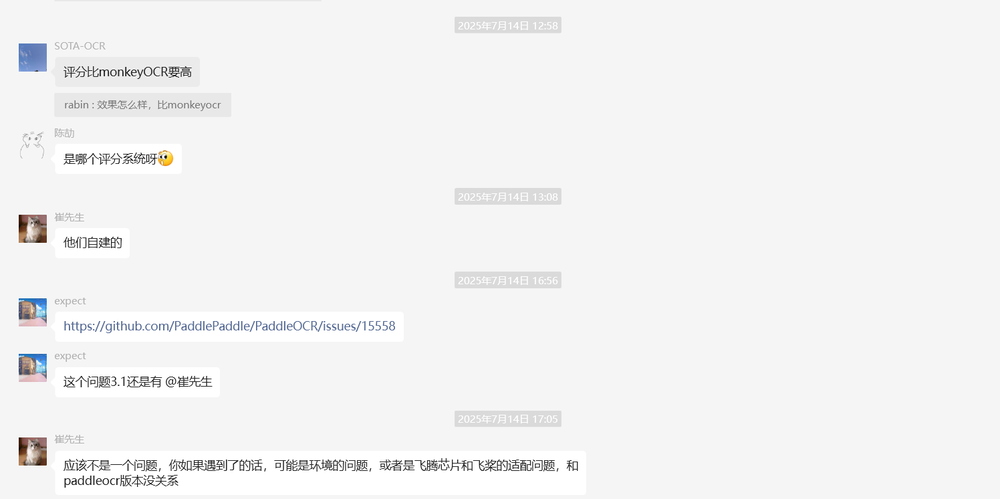
#> input picture touxiang/test_images/images_6.png, 1000 x 499 px, shrunk from 1496 x 746 before the run, found by its file name
$ python 'test copy.py'
#> lines starting #> are read from the running program, lines starting #| are printed output that depends on the picture; after the words box and inside, x2 and y2 are one past the last pixel; in counts of white or black regions, pixels touching at a corner belong together
import cv2
import numpy as np


def preprocess_image(image_path):
    """
    预处理图像：读取、转灰度、模糊、二值化

    Args:
        image_path (str): 图像文件路径

    Returns:
        tuple: (原图, 二值化图像)
    """
    # 读取图像
    if isinstance(image_path, str):
        img = cv2.imread(image_path)
    else:
        img = image_path
    if img is None:
        raise ValueError(f"无法读取图像: {image_path}")

    # 转灰度
    gray = cv2.cvtColor(img, cv2.COLOR_BGR2GRAY)

    # 高斯模糊去噪
    blurred = cv2.GaussianBlur(gray, (5, 5), 0)

    # 二值化（使用 Otsu 自动阈值）
    # _, binary = cv2.threshold(blurred, 0, 255, cv2.THRESH_BINARY + cv2.THRESH_OTSU)
    _, binary = cv2.threshold(blurred, 230, 255, cv2.THRESH_BINARY)


    # 反转颜色（头像通常是深色背景）
    binary = 255 - binary

    return img, binary


def extract_contours_and_rects(binary_img, img):
    """
    提取轮廓并计算外接矩形

    Args:
        binary_img: 二值化图像

    Returns:
        list: 按面积排序的外接矩形列表 [(x, y, w, h), ...]
    """
    # 查找轮廓
    contours, _ = cv2.findContours(binary_img, cv2.RETR_EXTERNAL, cv2.CHAIN_APPROX_SIMPLE)

    # 计算所有轮廓的外接矩形
    rects = []
    for cnt in contours:
        x, y, w, h = cv2.boundingRect(cnt)
        rects.append((x, y, w, h))

    #
    # 按面积从大到小排序
    rects = sorted(rects, key=lambda box: box[2] * box[3], reverse=True)
    # 将这些外接矩形画到原图中（用于调试或可视化）
    # 注意：此处假设原图变量名为 img，如果没有可传参或略作修改
    # 这里只做演示，实际调用时请确保 img 已定义
    # import cv2  # 如果未导入请在文件头部导入
    result_img = img.copy()
    for (x, y, w, h) in rects:
        cv2.rectangle(result_img, (x, y), (x + w, y + h), (0, 255, 0), 2)
    cv2.imwrite("rects_visualization.jpg", result_img)
    pass

    # 找到最左侧的前四个近似正方形的框，并画出来
    if rects:
        # 计算“几乎为正方形”的阈值，这里设为宽高比在0.9~1.1之间
        square_rects = [r for r in rects if 0.9 <= r[2]/r[3] <= 1.1 or 0.9 <= r[3]/r[2] <= 1.1]
        if square_rects:
            # 按x坐标排序，取最左侧的前四个
            leftmost_three = sorted(square_rects, key=lambda r: r[0])[:4]

            # 取面积最大的那个box的x_croped
            max_area_box = max(square_rects, key=lambda r: r[2]*r[3])
            x_croped = max_area_box[0] + max_area_box[2] + 3
            img_square = img.copy()
            for idx, rect in enumerate(leftmost_three):
                x, y, w, h = rect
                # 用不同颜色区分，或者都用红色
                cv2.rectangle(img_square, (x, y), (x + w, y + h), (0, 0, 255), 3)
                print(f"第{idx+1}个最左侧且近似正方形的框: {rect}")
            cv2.imwrite("leftmost_three_square_rects.jpg", img_square)

            print("最左侧的前三个近似正方形的框已画出，保存为 leftmost_three_square_rects.jpg")
        else:
            print("未找到近似正方形的框")
    else:
        print("没有检测到任何外接矩形")


    return rects,x_croped


# [70 lines left out: function extract_contours_and_rects_croped, not called in this run]


def calculate_iou(box1, box2):
    """
    计算两个框的IOU（交并比）

    Args:
        box1, box2: 格式为 (x, y, w, h) 的边界框

    Returns:
        float: IOU值
    """
    x1, y1, w1, h1 = box1
    x2, y2, w2, h2 = box2

    # 计算交集
    xi1 = max(x1, x2)
    yi1 = max(y1, y2)
    xi2 = min(x1 + w1, x2 + w2)
    yi2 = min(y1 + h1, y2 + h2)

    inter_width = max(0, xi2 - xi1)
    inter_height = max(0, yi2 - yi1)
    inter_area = inter_width * inter_height

    # 计算并集
    box1_area = w1 * h1
    box2_area = w2 * h2
    union_area = box1_area + box2_area - inter_area

    if union_area == 0:
        return 0

    return inter_area / union_area


def apply_nms(rects, iou_threshold=0.0):
    """
    应用非最大抑制（NMS）算法去除重叠框

    Args:
        rects: 边界框列表
        iou_threshold: IOU阈值

    Returns:
        list: 经过NMS筛选的边界框列表
    """
    keep_rects = []
    for rect in rects:
        keep = True
        for kept_rect in keep_rects:
            if calculate_iou(rect, kept_rect) > iou_threshold:
                keep = False
                break
        if keep:
            keep_rects.append(rect)

    return keep_rects


def should_merge(box1, box2, distance_threshold):
    """
    判断两个框是否应该合并（基于距离和IOU）

    Args:
        box1, box2: 边界框
        distance_threshold: 距离阈值

    Returns:
        bool: 是否应该合并
    """
    x1, y1, w1, h1 = box1
    x2, y2, w2, h2 = box2

    # 计算两个框中心点之间的距离
    center1_x, center1_y = x1 + w1 // 2, y1 + h1 // 2
    center2_x, center2_y = x2 + w2 // 2, y2 + h2 // 2
    distance = ((center1_x - center2_x) ** 2 + (center1_y - center2_y) ** 2) ** 0.5

    # 如果距离小于阈值或IOU大于0.01，则合并
    return distance < distance_threshold or calculate_iou(box1, box2) > 0.01


def merge_boxes(boxes):
    """
    合并一组框为一个最小外接框

    Args:
        boxes: 边界框列表

    Returns:
        tuple: 合并后的边界框 (x, y, w, h)
    """
    if not boxes:
        return None

    min_x = min(box[0] for box in boxes)
    min_y = min(box[1] for box in boxes)
    max_x = max(box[0] + box[2] for box in boxes)
    max_y = max(box[1] + box[3] for box in boxes)

    return (min_x, min_y, max_x - min_x, max_y - min_y)


def merge_nearby_boxes(rects, merge_threshold):
    """
    合并相邻的边界框

    Args:
        rects: 边界框列表
        merge_threshold: 合并距离阈值

    Returns:
        list: 合并后的边界框列表
    """
    merged_rects = []
    used = [False] * len(rects)

    for i in range(len(rects)):
        if used[i]:
            continue

        # 找到所有需要与当前框合并的框
        group = [rects[i]]
        used[i] = True

        for j in range(i + 1, len(rects)):
            if used[j]:
                continue

            # 检查是否与组中任何一个框相邻
            should_add = False
            for box_in_group in group:
                if should_merge(box_in_group, rects[j], merge_threshold):
                    should_add = True
                    break

            if should_add:
                group.append(rects[j])
                used[j] = True

        # 合并这一组框
        merged_box = merge_boxes(group)
        if merged_box:
            merged_rects.append(merged_box)

    return merged_rects


def calculate_merge_threshold(rects):
    """
    根据最大框计算合并阈值

    Args:
        rects: 边界框列表

    Returns:
        int: 合并阈值
    """
    if rects:
        max_box = rects[0]  # 面积最大的框
        max_dim = max(max_box[2], max_box[3])  # 最长边
        merge_threshold = max_dim
        print(f"合并阈值: {merge_threshold}像素（面积最大框的最长边）")
        return merge_threshold
    else:
        print("未找到框，使用默认合并阈值: 20像素")
        return 20


def draw_rectangles(img, rects, color=(0, 255, 0), thickness=2):
    """
    在图像上绘制矩形框

    Args:
        img: 输入图像
        rects: 边界框列表
        color: 矩形颜色 (B, G, R)
        thickness: 线条粗细

    Returns:
        np.ndarray: 绘制了矩形的图像副本
    """
    result_img = img.copy()
    for (x, y, w, h) in rects:
        cv2.rectangle(result_img, (x, y), (x + w, y + h), color, thickness)
    return result_img


def main():
    """主函数：执行完整的头像检测流程"""
    try:
        # 图像预处理
        img, binary = preprocess_image("test_images\images_6.png")
#> in preprocess_image, img is the input picture: shape (499, 1000, 3); mean B, G, R 242.6, 242.5, 242.5
#> in preprocess_image, `_, binary = cv2.threshold(blurred, 230, 255, cv2.THRESH_BINARY)`:
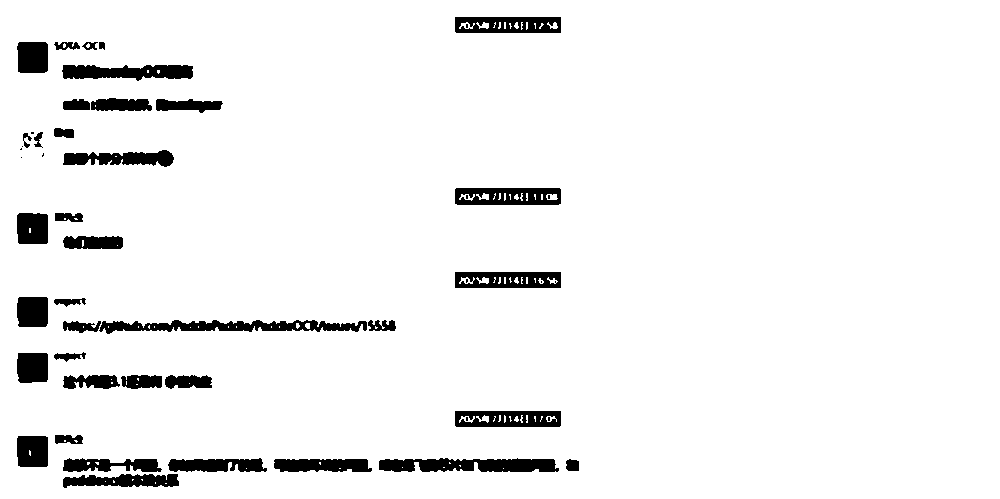
#> binary: shape (499, 1000); 94.5% white; 49 black regions (12 under 20 px), largest, box (x1, y1, x2, y2) and area: (99, 320, 367, 334) 2108, (379, 458, 559, 472) 2024, (62, 65, 193, 81) 1544

        # 保存中间结果
        cv2.imwrite("binary_ori.png", 255 - binary)  # 保存原始二值化图像
        cv2.imwrite("binary_reversed_ori.png", binary)  # 保存反转后的二值化图像

        # 对binary进行闭运算（先膨胀后腐蚀，填补小黑洞）
        kernel = cv2.getStructuringElement(cv2.MORPH_RECT, (3, 3))
        binary = cv2.morphologyEx(binary, cv2.MORPH_CLOSE, kernel)
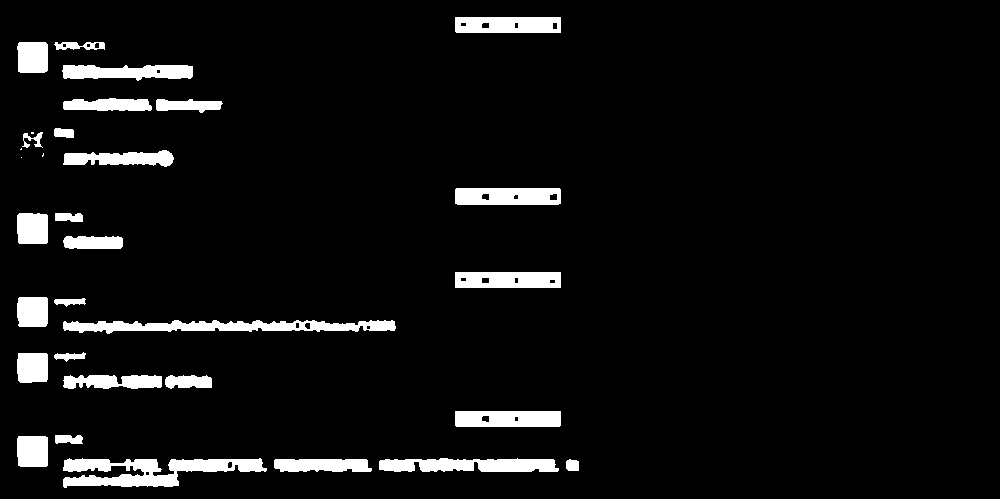
#> binary: shape (499, 1000); 5.8% white; 32 white regions (4 under 20 px)
        cv2.imwrite("binary_closed_ori.png", binary)

        # 提取轮廓和外接矩形
        rects,x_croped = extract_contours_and_rects(binary, img)
#> in extract_contours_and_rects, `contours, _ = cv2.findContours(binary_img, cv2.RETR_EXTERNAL, cv2.CHAI..`: contours = 32 contours, 4 with area under 20; largest, box (x1, y1, x2, y2) and area: (63, 458, 267, 488) 2994, (63, 320, 396, 334) 2534, (379, 458, 559, 472) 1863, (455, 188, 561, 205) 1676, (455, 272, 561, 288) 1575
#> the loop in extract_contours_and_rects, `for cnt in contours:` made 32 passes
#> (x, y, w, h) on passes 1 to 8: (566, 459, 13, 12), (274, 459, 98, 13), (379, 458, 180, 14), (63, 458, 204, 30), (17, 436, 31, 31), (55, 435, 28, 9), (455, 411, 106, 16), (165, 375, 47, 14)
#> after the loop in extract_contours_and_rects, `for cnt in contours:`: rects = 32 items, first 6: (566, 459, 13, 12), (274, 459, 98, 13), (379, 458, 180, 14), (63, 458, 204, 30), (17, 436, 31, 31), (55, 435, 28, 9)
#> in extract_contours_and_rects, `rects = sorted(rects, key=lambda box: box[2] * box[3], reverse=True)`: rects = 32 items, first 6: (63, 458, 204, 30), (63, 320, 333, 14), (379, 458, 180, 14), (62, 65, 131, 16), (63, 150, 111, 17), (455, 188, 106, 17)
#> the loop in extract_contours_and_rects, `for (x, y, w, h) in rects:` made 32 passes
#> after the loop in extract_contours_and_rects, `for (x, y, w, h) in rects:`:
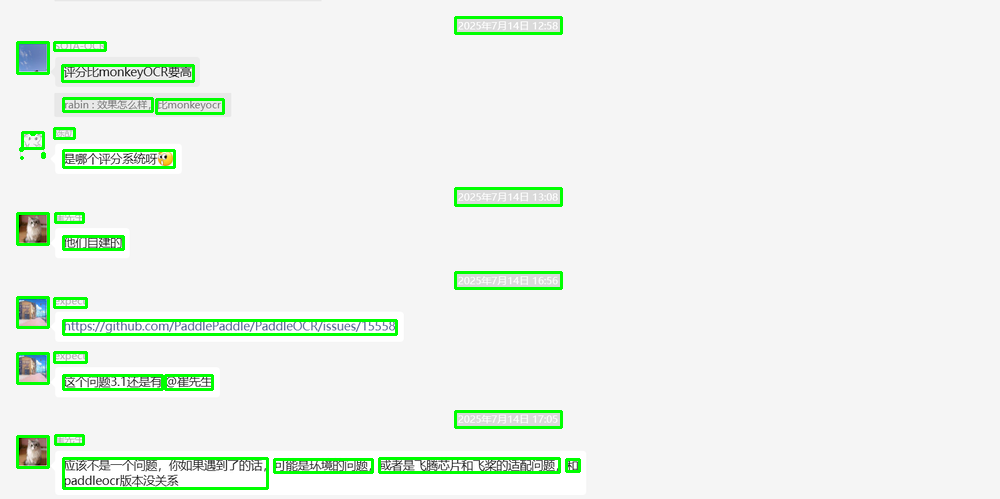
#> result_img: shape (499, 1000, 3); 3.23% of pixels changed, all inside (x1, y1, x2, y2) = (16, 16, 581, 490)
#> in extract_contours_and_rects, `square_rects = [r for r in rects if 0.9 <= r[2]/r[3] <= 1.1 or 0.9 <= ..`: square_rects = [(17, 436, 31, 31), (17, 213, 31, 31), (17, 42, 31, 31), (17, 353, 31, 30), (17, 297, 31, 30), (566, 459, 13, 12), (20, 148, 2, 2), (21, 157, 1, 1)]
#> in extract_contours_and_rects, `leftmost_three = sorted(square_rects, key=lambda r: r[0])[:4]`: leftmost_three = [(17, 436, 31, 31), (17, 213, 31, 31), (17, 42, 31, 31), (17, 353, 31, 30)]
#> in extract_contours_and_rects, `max_area_box = max(square_rects, key=lambda r: r[2]*r[3])`: max_area_box = (17, 436, 31, 31)
#> in extract_contours_and_rects, `x_croped = max_area_box[0] + max_area_box[2] + 3`: x_croped = 51
#> the loop in extract_contours_and_rects, `for idx, rect in enumerate(leftmost_three):` made 4 passes
#> (rect, y, h) on passes 1 to 4: ((17, 436, 31, 31), 436, 31), ((17, 213, 31, 31), 213, 31), ((17, 42, 31, 31), 42, 31), ((17, 353, 31, 30), 353, 30)
#> (printed output is left out)
#> after the loop in extract_contours_and_rects, `for idx, rect in enumerate(leftmost_three):`:
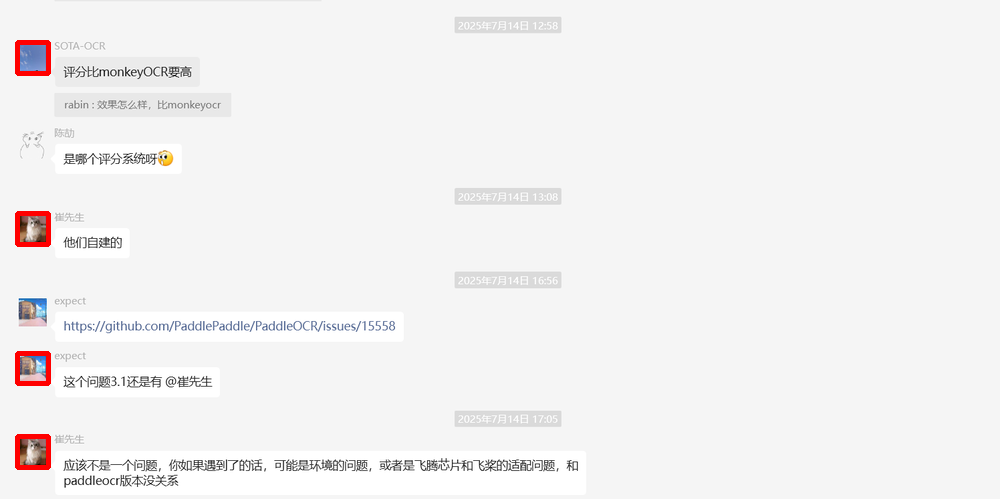
#> img_square: shape (499, 1000, 3); 0.49% of pixels changed, all inside (x1, y1, x2, y2) = (15, 40, 51, 470)
#> x_croped = 51
        print(f"检测到 {len(rects)} 个候选区域")
#| 检测到 32 个候选区域

        croped_image = img[0:img.shape[0],0:x_croped]
        cv2.imwrite("croped_image_ori.jpg", croped_image)


        # 对croped_image进行预处理
        img, binary = preprocess_image(croped_image)

        # 保存中间结果
        cv2.imwrite("binary.png", 255 - binary)  # 保存原始二值化图像
        cv2.imwrite("binary_reversed.png", binary)  # 保存反转后的二值化图像

        # 对binary进行闭运算（先膨胀后腐蚀，填补小黑洞）
        kernel = cv2.getStructuringElement(cv2.MORPH_RECT, (3, 3))
#> kernel = [[1, 1, 1], [1, 1, 1], [1, 1, 1]]
        binary = cv2.morphologyEx(binary, cv2.MORPH_CLOSE, kernel)
#> binary: shape (499, 51); 18.7% white; 10 white regions (4 under 20 px)
        cv2.imwrite("binary_closed.png", binary)

        # 提取轮廓和外接矩形
        rects,x_croped = extract_contours_and_rects(binary, img)
#> in extract_contours_and_rects (call 2), `contours, _ = cv2.findContours(binary_img, cv2.RETR_EXTERNAL, cv2.CHAI..`: contours = 10 contours, 4 with area under 20; largest, box (x1, y1, x2, y2) and area: (17, 436, 48, 467) 886, (17, 213, 48, 244) 876, (17, 42, 48, 73) 867, (17, 297, 48, 327) 848, (17, 353, 48, 383) 836, (22, 132, 43, 148) 101
#> the loop in extract_contours_and_rects (call 2), `for cnt in contours:` made 10 passes
#> after the loop in extract_contours_and_rects (call 2), `for cnt in contours:`: rects = [(17, 436, 31, 31), (17, 353, 31, 30), (17, 297, 31, 30), (17, 213, 31, 31), (21, 157, 1, 1), (42, 153, 2, 4), (20, 148, 2, 2), (22, 132, 21, 16), (31, 132, 3, 2), (17, 42, 31, 31)]
#> in extract_contours_and_rects (call 2), `rects = sorted(rects, key=lambda box: box[2] * box[3], reverse=True)`: rects = [(17, 436, 31, 31), (17, 213, 31, 31), (17, 42, 31, 31), (17, 353, 31, 30), (17, 297, 31, 30), (22, 132, 21, 16), (42, 153, 2, 4), (31, 132, 3, 2), (20, 148, 2, 2), (21, 157, 1, 1)]
#> the loop in extract_contours_and_rects (call 2), `for (x, y, w, h) in rects:` made 10 passes
#> in extract_contours_and_rects (call 2), `square_rects = [r for r in rects if 0.9 <= r[2]/r[3] <= 1.1 or 0.9 <= ..`: square_rects = [(17, 436, 31, 31), (17, 213, 31, 31), (17, 42, 31, 31), (17, 353, 31, 30), (17, 297, 31, 30), (20, 148, 2, 2), (21, 157, 1, 1)]
#> the loop in extract_contours_and_rects (call 2), `for idx, rect in enumerate(leftmost_three):` made 4 passes
#> (printed output is left out)
#> after the loop in extract_contours_and_rects (call 2), `for idx, rect in enumerate(leftmost_three):`:
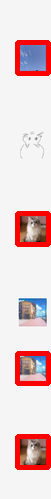
#> img_square: shape (499, 51, 3); mean B, G, R 208.4, 206.8, 231.5
        print(f"检测到 {len(rects)} 个候选区域")
#| 检测到 10 个候选区域


        # 计算合并阈值
        merge_threshold = calculate_merge_threshold(rects)
#> in calculate_merge_threshold, `max_box = rects[0]`: max_box = (17, 436, 31, 31)
#> in calculate_merge_threshold, `max_dim = max(max_box[2], max_box[3])`: max_dim = 31
#| 合并阈值: 31像素（面积最大框的最长边）
#> merge_threshold = 31

        # 应用NMS去除重叠框
        nms_rects = apply_nms(rects, iou_threshold=0.0)
#> the loop in apply_nms, `for rect in rects:` made 10 passes
        print(f"NMS后保留 {len(nms_rects)} 个区域")
#| NMS后保留 9 个区域

        # 合并相邻的框
        merged_rects = merge_nearby_boxes(nms_rects, merge_threshold)
#> the loop in merge_nearby_boxes, `for i in range(len(rects)):` made 9 passes
        # [10 lines of commented-out code are left out]
        nms_result = draw_rectangles(img, nms_rects, color=(0, 255, 0))
#> the loop in draw_rectangles, `for (x, y, w, h) in rects:` made 9 passes
#> after the loop in draw_rectangles, `for (x, y, w, h) in rects:`:
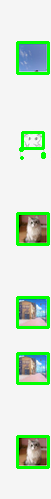
#> result_img: shape (499, 51, 3); mean B, G, R 209.8, 229.1, 208.7
        cv2.imwrite("nms_result.jpg", nms_result)

        merged_result = draw_rectangles(img, merged_rects, color=(255, 0, 0))
#> call 2 of draw_rectangles, with color = (255, 0, 0), thickness = 2
#> the loop in draw_rectangles (call 2), `for (x, y, w, h) in rects:` made 6 passes
#> after the loop in draw_rectangles (call 2), `for (x, y, w, h) in rects:`:
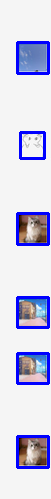
#> result_img: shape (499, 51, 3); mean B, G, R 230.9, 207.8, 208.4
        cv2.imwrite("merged_result.jpg", merged_result)

        # # 绘制所有原始轮廓（用于对比）
        # all_contours_result = draw_rectangles(img, rects, color=(0, 255, 0))
        # cv2.imwrite("result_with_binary.jpg", all_contours_result)

        print("处理完成！结果已保存到以下文件：")
        print("- binary.png: 原始二值化图像")
        print("- binary_reversed.png: 反转后的二值化图像")
        print("- nms_result.jpg: NMS处理结果")
        print("- merged_result.jpg: 最终合并结果")
        print("- result_with_binary.jpg: 所有原始轮廓")

    except Exception as e:
        print(f"处理过程中出现错误: {e}")


if __name__ == "__main__":
    main()
